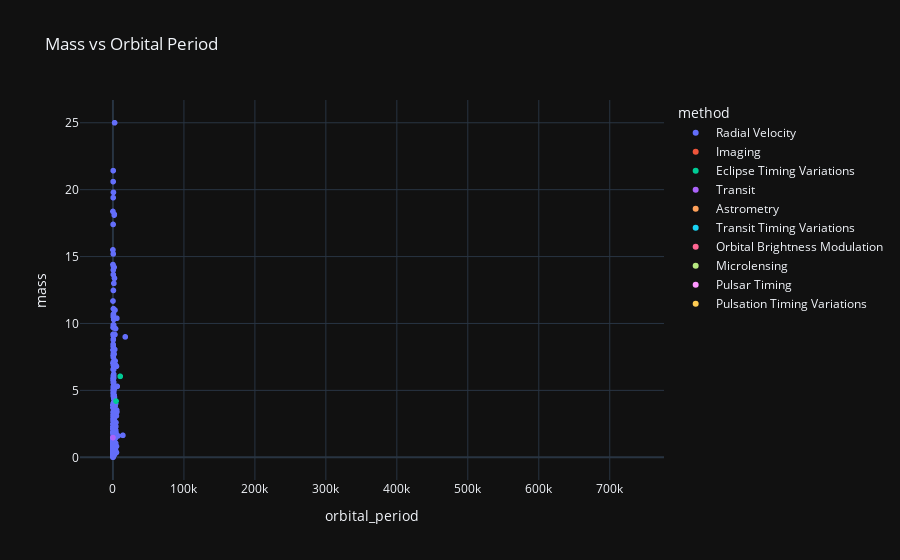

Source (notebook cell):
### Markdown cell above
#### Scatter plot of mass vs orbital period

### Code cell
fig = px.scatter(df, x='orbital_period', y='mass', color='method', title='Mass vs Orbital Period')
fig.show()

### Figure 1 — Plotly figure (JSON) as saved in the notebook; plotly's stock layout.template omitted (floating-point values rounded to 4 significant figures; data arrays with more than 128 entries replaced by an {"elided": "..."} marker saying what was removed)
{"data": [{"hovertemplate": "method=Radial Velocity<br>orbital_period=%{x}<br>mass=%{y}<extra></extra>", "legendgroup": "Radial Velocity", "marker": {"color": "#636efa", "symbol": "circle"}, "mode": "markers", "name": "Radial Velocity", "showlegend": true, "type": "scattergl", "x": {"elided": "553 float values"}, "xaxis": "x", "y": {"elided": "553 float values"}, "yaxis": "y"}, {"hovertemplate": "method=Imaging<br>orbital_period=%{x}<br>mass=%{y}<extra></extra>", "legendgroup": "Imaging", "marker": {"color": "#EF553B", "symbol": "circle"}, "mode": "markers", "name": "Imaging", "showlegend": true, "type": "scattergl", "x": [NaN, NaN, NaN, NaN, NaN, NaN, NaN, 6000.0, NaN, 318300.0, NaN, NaN, NaN, 4639.0, NaN, 7336.0, 8680.0, 10040.0, NaN, NaN, NaN, NaN, NaN, NaN, NaN, NaN, 170000.0, 69000.0, 37000.0, 18000.0, 40000.0, 730000.0, NaN, NaN, NaN, NaN, NaN, NaN], "xaxis": "x", "y": [NaN, NaN, NaN, NaN, NaN, NaN, NaN, NaN, NaN, NaN, NaN, NaN, NaN, NaN, NaN, NaN, NaN, NaN, NaN, NaN, NaN, NaN, NaN, NaN, NaN, NaN, NaN, NaN, NaN, NaN, NaN, NaN, NaN, NaN, NaN, NaN, NaN, NaN], "yaxis": "y"}, {"hovertemplate": "method=Eclipse Timing Variations<br>orbital_period=%{x}<br>mass=%{y}<extra></extra>", "legendgroup": "Eclipse Timing Variations", "marker": {"color": "#00cc96", "symbol": "circle"}, "mode": "markers", "name": "Eclipse Timing Variations", "showlegend": true, "type": "scattergl", "x": [10220.0, 5767.0, 3321.0, 5574.0, 2884.0, 2900.0, 4344.0, 5840.0, 1916.0], "xaxis": "x", "y": [6.05, NaN, NaN, NaN, NaN, NaN, 4.2, NaN, NaN], "yaxis": "y"}, {"hovertemplate": "method=Transit<br>orbital_period=%{x}<br>mass=%{y}<extra></extra>", "legendgroup": "Transit", "marker": {"color": "#ab63fa", "symbol": "circle"}, "mode": "markers", "name": "Transit", "showlegend": true, "type": "scattergl", "x": {"elided": "397 float values"}, "xaxis": "x", "y": {"elided": "397 float values"}, "yaxis": "y"}, {"hovertemplate": "method=Astrometry<br>orbital_period=%{x}<br>mass=%{y}<extra></extra>", "legendgroup": "Astrometry", "marker": {"color": "#FFA15A", "symbol": "circle"}, "mode": "markers", "name": "Astrometry", "showlegend": true, "type": "scattergl", "x": [246.4, 1016.0], "xaxis": "x", "y": [NaN, NaN], "yaxis": "y"}, {"hovertemplate": "method=Transit Timing Variations<br>orbital_period=%{x}<br>mass=%{y}<extra></extra>", "legendgroup": "Transit Timing Variations", "marker": {"color": "#19d3f3", "symbol": "circle"}, "mode": "markers", "name": "Transit Timing Variations", "showlegend": true, "type": "scattergl", "x": [160.0, 57.01, NaN, 22.34], "xaxis": "x", "y": [NaN, NaN, NaN, NaN], "yaxis": "y"}, {"hovertemplate": "method=Orbital Brightness Modulation<br>orbital_period=%{x}<br>mass=%{y}<extra></extra>", "legendgroup": "Orbital Brightness Modulation", "marker": {"color": "#FF6692", "symbol": "circle"}, "mode": "markers", "name": "Orbital Brightness Modulation", "showlegend": true, "type": "scattergl", "x": [0.2401, 0.3429, 1.545], "xaxis": "x", "y": [NaN, NaN, NaN], "yaxis": "y"}, {"hovertemplate": "method=Microlensing<br>orbital_period=%{x}<br>mass=%{y}<extra></extra>", "legendgroup": "Microlensing", "marker": {"color": "#B6E880", "symbol": "circle"}, "mode": "markers", "name": "Microlensing", "showlegend": true, "type": "scattergl", "x": [NaN, NaN, NaN, NaN, 2780.0, NaN, 1970.0, NaN, NaN, NaN, NaN, NaN, 3600.0, 3300.0, 3500.0, 1825.0, 5100.0, NaN, NaN, NaN, NaN, NaN, NaN], "xaxis": "x", "y": [NaN, NaN, NaN, NaN, NaN, NaN, NaN, NaN, NaN, NaN, NaN, NaN, NaN, NaN, NaN, NaN, NaN, NaN, NaN, NaN, NaN, NaN, NaN], "yaxis": "y"}, {"hovertemplate": "method=Pulsar Timing<br>orbital_period=%{x}<br>mass=%{y}<extra></extra>", "legendgroup": "Pulsar Timing", "marker": {"color": "#FF97FF", "symbol": "circle"}, "mode": "markers", "name": "Pulsar Timing", "showlegend": true, "type": "scattergl", "x": [25.26, 66.54, 98.21, 36520.0, 0.09071], "xaxis": "x", "y": [NaN, NaN, NaN, NaN, NaN], "yaxis": "y"}, {"hovertemplate": "method=Pulsation Timing Variations<br>orbital_period=%{x}<br>mass=%{y}<extra></extra>", "legendgroup": "Pulsation Timing Variations", "marker": {"color": "#FECB52", "symbol": "circle"}, "mode": "markers", "name": "Pulsation Timing Variations", "showlegend": true, "type": "scattergl", "x": [1170.0], "xaxis": "x", "y": [NaN], "yaxis": "y"}], "layout": {"legend": {"title": {"text": "method"}, "tracegroupgap": 0}, "title": {"text": "Mass vs Orbital Period"}, "xaxis": {"anchor": "y", "domain": [0, 1], "title": {"text": "orbital_period"}}, "yaxis": {"anchor": "x", "domain": [0, 1], "title": {"text": "mass"}}}}
